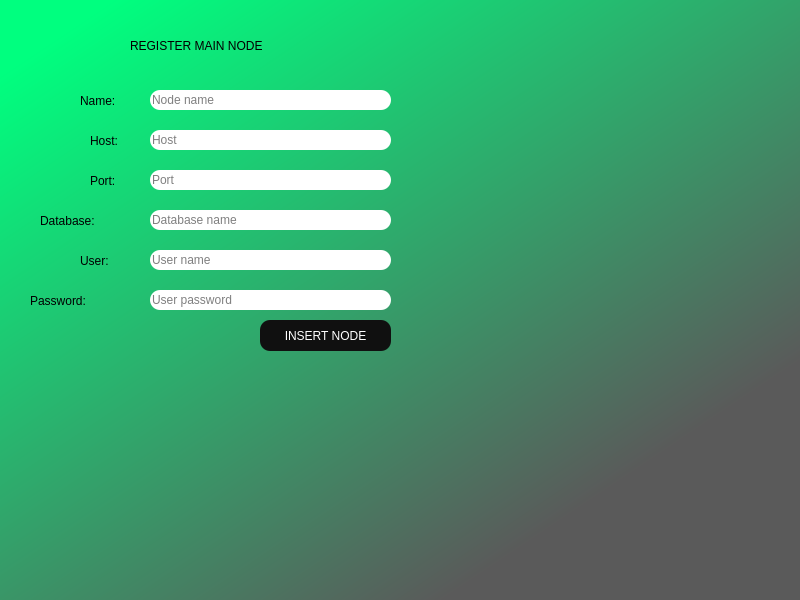
<?xml version="1.0" encoding="UTF-8"?>
<ui version="4.0">
 <class>MainWindow</class>
 <widget class="QMainWindow" name="MainWindow">
  <property name="geometry">
   <rect>
    <x>0</x>
    <y>0</y>
    <width>800</width>
    <height>600</height>
   </rect>
  </property>
  <property name="minimumSize">
   <size>
    <width>800</width>
    <height>600</height>
   </size>
  </property>
  <property name="maximumSize">
   <size>
    <width>800</width>
    <height>600</height>
   </size>
  </property>
  <property name="windowTitle">
   <string>MainWindow</string>
  </property>
  <property name="styleSheet">
   <string notr="true">QWidget#centralwidget{
	background-color: qlineargradient(spread:pad, x1:0.063, y1:0.068, x2:0.744318, y2:0.83, stop:0 rgba(0, 255, 127, 255), stop:1 rgba(90, 90, 90, 255));
}</string>
  </property>
  <widget class="QWidget" name="centralwidget">
   <widget class="QLabel" name="lblTitle">
    <property name="geometry">
     <rect>
      <x>130</x>
      <y>0</y>
      <width>591</width>
      <height>91</height>
     </rect>
    </property>
    <property name="styleSheet">
     <string notr="true">font: 75 36pt &quot;Arial&quot;;
color: black;</string>
    </property>
    <property name="text">
     <string>REGISTER MAIN NODE</string>
    </property>
   </widget>
   <widget class="QLabel" name="lblName">
    <property name="geometry">
     <rect>
      <x>80</x>
      <y>80</y>
      <width>61</width>
      <height>41</height>
     </rect>
    </property>
    <property name="styleSheet">
     <string notr="true">font: 75 16pt &quot;Arial&quot;;
color: black;</string>
    </property>
    <property name="text">
     <string>Name:</string>
    </property>
   </widget>
   <widget class="QLabel" name="lblHost">
    <property name="geometry">
     <rect>
      <x>90</x>
      <y>120</y>
      <width>51</width>
      <height>41</height>
     </rect>
    </property>
    <property name="styleSheet">
     <string notr="true">font: 75 16pt &quot;Arial&quot;;
color: black;</string>
    </property>
    <property name="text">
     <string>Host:</string>
    </property>
   </widget>
   <widget class="QLabel" name="lblPort">
    <property name="geometry">
     <rect>
      <x>90</x>
      <y>160</y>
      <width>51</width>
      <height>41</height>
     </rect>
    </property>
    <property name="styleSheet">
     <string notr="true">font: 75 16pt &quot;Arial&quot;;
color: black;</string>
    </property>
    <property name="text">
     <string>Port:</string>
    </property>
   </widget>
   <widget class="QLabel" name="lblDatabase">
    <property name="geometry">
     <rect>
      <x>40</x>
      <y>200</y>
      <width>101</width>
      <height>41</height>
     </rect>
    </property>
    <property name="styleSheet">
     <string notr="true">font: 75 16pt &quot;Arial&quot;;
color: black;</string>
    </property>
    <property name="text">
     <string>Database:</string>
    </property>
   </widget>
   <widget class="QLabel" name="lblUser">
    <property name="geometry">
     <rect>
      <x>80</x>
      <y>240</y>
      <width>61</width>
      <height>41</height>
     </rect>
    </property>
    <property name="styleSheet">
     <string notr="true">font: 75 16pt &quot;Arial&quot;;
color: black;</string>
    </property>
    <property name="text">
     <string>User:</string>
    </property>
   </widget>
   <widget class="QLabel" name="lblPassword">
    <property name="geometry">
     <rect>
      <x>30</x>
      <y>280</y>
      <width>101</width>
      <height>41</height>
     </rect>
    </property>
    <property name="styleSheet">
     <string notr="true">font: 75 16pt &quot;Arial&quot;;
color: black;</string>
    </property>
    <property name="text">
     <string>Password:</string>
    </property>
   </widget>
   <widget class="QLineEdit" name="inputName">
    <property name="geometry">
     <rect>
      <x>150</x>
      <y>90</y>
      <width>241</width>
      <height>20</height>
     </rect>
    </property>
    <property name="styleSheet">
     <string notr="true">border-radius: 10px;
font: 10pt &quot;Arial&quot;;</string>
    </property>
    <property name="text">
     <string/>
    </property>
    <property name="placeholderText">
     <string>Node name</string>
    </property>
   </widget>
   <widget class="QLineEdit" name="inputHost">
    <property name="geometry">
     <rect>
      <x>150</x>
      <y>130</y>
      <width>241</width>
      <height>20</height>
     </rect>
    </property>
    <property name="styleSheet">
     <string notr="true">border-radius: 10px;
font: 10pt &quot;Arial&quot;;</string>
    </property>
    <property name="placeholderText">
     <string>Host</string>
    </property>
   </widget>
   <widget class="QLineEdit" name="inputPort">
    <property name="geometry">
     <rect>
      <x>150</x>
      <y>170</y>
      <width>241</width>
      <height>20</height>
     </rect>
    </property>
    <property name="styleSheet">
     <string notr="true">border-radius: 10px;
font: 10pt &quot;Arial&quot;;</string>
    </property>
    <property name="placeholderText">
     <string>Port</string>
    </property>
   </widget>
   <widget class="QLineEdit" name="inputDatabase">
    <property name="geometry">
     <rect>
      <x>150</x>
      <y>210</y>
      <width>241</width>
      <height>20</height>
     </rect>
    </property>
    <property name="styleSheet">
     <string notr="true">border-radius: 10px;
font: 10pt &quot;Arial&quot;;</string>
    </property>
    <property name="placeholderText">
     <string>Database name</string>
    </property>
   </widget>
   <widget class="QLineEdit" name="inputUser">
    <property name="geometry">
     <rect>
      <x>150</x>
      <y>250</y>
      <width>241</width>
      <height>20</height>
     </rect>
    </property>
    <property name="styleSheet">
     <string notr="true">border-radius: 10px;
font: 10pt &quot;Arial&quot;;</string>
    </property>
    <property name="placeholderText">
     <string>User name</string>
    </property>
   </widget>
   <widget class="QLineEdit" name="inputPassword">
    <property name="geometry">
     <rect>
      <x>150</x>
      <y>290</y>
      <width>241</width>
      <height>20</height>
     </rect>
    </property>
    <property name="styleSheet">
     <string notr="true">border-radius: 10px;
font: 10pt &quot;Arial&quot;;</string>
    </property>
    <property name="echoMode">
     <enum>QLineEdit::Password</enum>
    </property>
    <property name="placeholderText">
     <string>User password</string>
    </property>
   </widget>
   <widget class="QPushButton" name="btnInsert">
    <property name="geometry">
     <rect>
      <x>260</x>
      <y>320</y>
      <width>131</width>
      <height>31</height>
     </rect>
    </property>
    <property name="styleSheet">
     <string notr="true">border-radius: 10px;
font: 12pt &quot;Arial&quot;;
background-color: rgb(16, 16, 16);
color: rgb(255, 255, 255);

</string>
    </property>
    <property name="text">
     <string>INSERT NODE</string>
    </property>
   </widget>
   <widget class="QLabel" name="lblMessage">
    <property name="geometry">
     <rect>
      <x>50</x>
      <y>360</y>
      <width>341</width>
      <height>41</height>
     </rect>
    </property>
    <property name="styleSheet">
     <string notr="true">font: 75 16pt &quot;Arial&quot;;
color: black;</string>
    </property>
    <property name="text">
     <string/>
    </property>
   </widget>
  </widget>
 </widget>
 <resources/>
 <connections/>
</ui>
